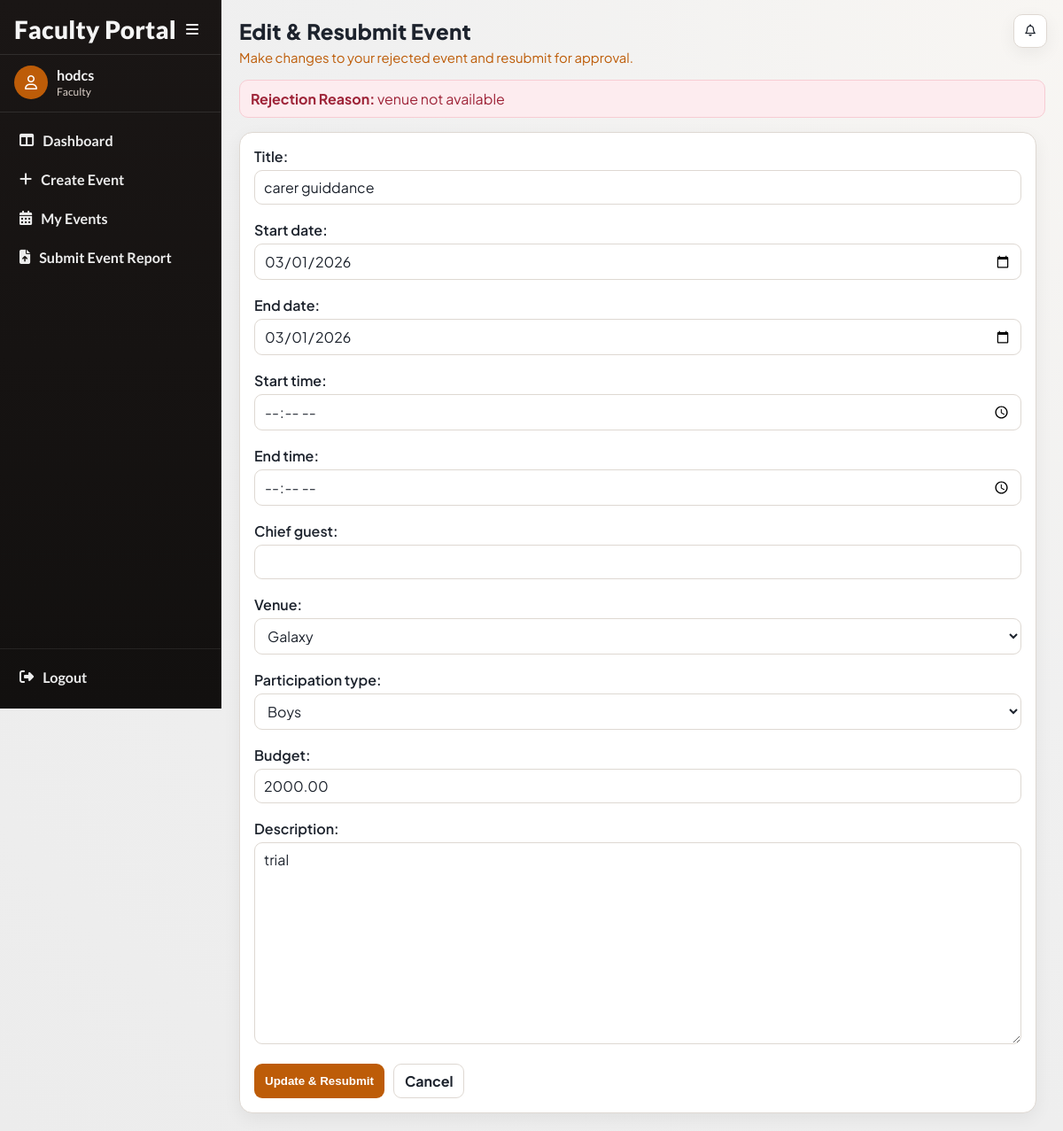
Page /events/edit-event/5/ (signed in) on the committed database.
### accounts/models.py (models this page shows, shortened)
class User(AbstractUser):
    ROLE_CHOICES = (
        ('faculty', 'Faculty'),
        ('principal', 'Principal'),
        ('admin', 'Admin'),
    )
    SUB_ROLE_CHOICES = (
        ('hod', 'HOD'),
        ('nss', 'NSS In-Charge'),
        ('ncc', 'NCC In-Charge'),
        ('union', 'Union In-Charge'),
        ('other', 'Other In-Charge'),
    )
    role = models.CharField(max_length=20, choices=ROLE_CHOICES)
    sub_role = models.CharField(
        max_length=20,
        choices=SUB_ROLE_CHOICES,
        blank=True,
        null=True
    )
    department = models.ForeignKey(
    'events.Department',
    on_delete=models.SET_NULL,
    null=True,
    blank=True
    )

### events/models.py (models this page shows, shortened)
class Event(models.Model):
    CATEGORY_CHOICES = (
        ('department', 'Department'),
        ('nss', 'NSS'),
        ('ncc', 'NCC'),
        ('union', 'Union'),
        ('other', 'Other'),
    )
    PARTICIPATION_CHOICES = (
        ('boys', 'Boys'),
        ('girls', 'Girls'),
        ('mixed', 'Mixed'),
    )
    STATUS_CHOICES = (
        ('pending', 'Pending Approval'),
        ('approved', 'Approved'),
        ('rejected', 'Rejected'),
        ('completed', 'Completed'),
        ('verified', 'Verified'),
        ('cancelled', 'Cancelled'),
    )
    title = models.CharField(max_length=200)
    category = models.CharField(max_length=20, choices=CATEGORY_CHOICES)
    created_by = models.ForeignKey(
        settings.AUTH_USER_MODEL,
        on_delete=models.CASCADE
    )
    department = models.ForeignKey(
    Department,
    on_delete=models.SET_NULL,
    null=True,
    blank=True
    )
    participation_type = models.CharField(
        max_length=20,
        choices=PARTICIPATION_CHOICES
    )
    chief_guest = models.CharField(max_length=200, blank=True, null=True)
    budget = models.DecimalField(max_digits=10, decimal_places=2)
    venue = models.ForeignKey(
    Venue,
    on_delete=models.PROTECT
    )
    start_date = models.DateField()
    end_date = models.DateField()
    start_time = models.TimeField(null=True, blank=True)
    end_time = models.TimeField(null=True, blank=True)
    description = models.TextField()
    tags = models.ManyToManyField(Tag, blank=True)
    status = models.CharField(
        max_length=20,
        choices=STATUS_CHOICES,
        default='pending'
    )
    principal_remark = models.TextField(blank=True, null=True)
    created_at = models.DateTimeField(auto_now_add=True)
    report_text = models.TextField(blank=True, null=True)
    attendance_file = models.FileField(
        upload_to='attendance/',
        blank=True,
        null=True
    )
    completed_at = models.DateTimeField(blank=True, null=True)

### events/views.py (the view)
# urls.py: path('edit-event/<int:event_id>/', views.edit_event, name='edit_event'),
@login_required(login_url='/login/')
def edit_event(request, event_id):
    event = get_object_or_404(Event, id=event_id)
    if event.created_by != request.user:
        return redirect('faculty_dashboard')
    if event.status != 'rejected':
        messages.error(request, "Only rejected events can be edited.")
        return redirect('faculty_dashboard')
    if request.method == "POST":
        form = EventForm(request.POST, instance=event, user=request.user)
        if form.is_valid():
            event = form.save(commit=False)
            event.status = 'pending'
            event.principal_remark = ''
            event.save()
            form.save_m2m()
            principal = User.objects.filter(role='principal').first()
            if principal:
                notify(
                    recipient=principal,
                    sender=request.user,
                    event=event,
                    type='submitted',
                    message=f"Event '{event.title}' has been resubmitted after changes."
                )
            messages.success(request, "Event updated and resubmitted.")
            return redirect('faculty_dashboard')
    else:
        form = EventForm(instance=event, user=request.user)
    return render(request, 'events/edit_event.html', {
        'form': form,
        'event': event
    })

### events/forms.py (shortened to what this page needs)
class EventForm(forms.ModelForm):
    class Meta:
        model = Event
        fields = [
            'title',
            'start_date',
            'end_date',
            'start_time',
            'end_time',
            'chief_guest',
            'venue',
            'department',
            'participation_type',
            'budget',
            'description',
        ]
        widgets = {
            'start_date': forms.DateInput(attrs={'type': 'date'}),
            'end_date': forms.DateInput(attrs={'type': 'date'}),
            'start_time': forms.TimeInput(attrs={'type': 'time'}),
            'end_time': forms.TimeInput(attrs={'type': 'time'}),
        }
    def __init__(self, *args, **kwargs):
        user = kwargs.pop('user', None)
        super().__init__(*args, **kwargs)
        if user:
            self.fields['department'].widget=forms.HiddenInput()
            if 'category' in self.fields:
                    self.fields['category'].widget=forms.HiddenInput()

### events/models.py (called while the page is built)
    def __str__(self):
        return self.name

### events/templates/events/edit_event.html (shortened to what this page needs)
{% extends "base.html" %}
{% block page_title %}Edit & Resubmit Event{% endblock %}
{% block page_subtitle %}Make changes to your rejected event and resubmit for approval.{% endblock %}
{% block content %}
{% if event.principal_remark %}
<div class="message error" style="margin-bottom: 16px;">
    <strong>Rejection Reason:</strong> {{ event.principal_remark }}
</div>
{% endif %}
<section class="panel" style="max-width: 900px;">
    <form method="POST" id="edit-form">
        {{ form.as_p }}
        <div style="display: flex; gap: 10px; margin-top: 8px;">
            <button class="btn" type="submit">Update & Resubmit</button>
            <a class="btn secondary" href="{% url 'faculty_dashboard' %}">Cancel</a>
        </div>
    </form>
</section>
{% endblock %}

### accounts/templates/base.html (shortened to what this page needs)
<!DOCTYPE html>
<html lang="en">
<head>
    <link rel="stylesheet" href="https://cdnjs.cloudflare.com/ajax/libs/font-awesome/6.5.2/css/all.min.css">
</head>
<body class="{% if request.user.is_authenticated %}has-sidebar{% endif %}">
    <div class="app">
        {% if request.user.is_authenticated %}
            <aside class="sidebar">
                <div class="sidebar-head">
                    <div class="brand">
                        {% if request.user.role == "principal" %}
                            Principal Portal
                        {% elif request.user.role == "faculty" %}
                            Faculty Portal
                        {% else %}
                            Event Portal
                        {% endif %}
                    </div>
                    <button class="collapse-toggle" id="sidebarCollapseToggle" type="button">
                        <i class="fa-solid fa-bars"></i>
                    </button>
                </div>
                <div class="sidebar-user">
                    <div class="avatar"><i class="fa-regular fa-user"></i></div>
                    <div class="user-meta">
                        <div class="user-name">{{ request.user.get_full_name|default:request.user.username }}</div>
                        <div class="user-role">{{ request.user.get_role_display|default:"User" }}</div>
                    </div>
                </div>
                <ul class="nav-list">
                    {% if request.user.role == "principal" %}
                        <li><a class="nav-link {% if active_nav == 'principal-dashboard' or request.resolver_match.url_name == 'principal_dashboard' %}active{% endif %}" href="{% url 'principal_dashboard' %}" title="Dashboard"><i class="fa-solid fa-table-columns"></i><span class="nav-text">Dashboard</span></a></li>
                        <li><a class="nav-link {% if active_nav == 'principal-pending' or request.resolver_match.url_name == 'principal_pending_events' %}active{% endif %}" href="{% url 'principal_pending_events' %}" title="Pending Approvals"><i class="fa-regular fa-clock"></i><span class="nav-text">Pending Approvals</span></a></li>
                        <li><a class="nav-link {% if active_nav == 'principal-approved' or request.resolver_match.url_name == 'principal_approved_events' %}active{% endif %}" href="{% url 'principal_approved_events' %}" title="Approved Events"><i class="fa-regular fa-circle-check"></i><span class="nav-text">Approved Events</span></a></li>
                        <li><a class="nav-link {% if active_nav == 'principal-verify' or request.resolver_match.url_name == 'principal_verify_list' %}active{% endif %}" href="{% url 'principal_verify_list' %}" title="Verify Events"><i class="fa-solid fa-list-check"></i><span class="nav-text">Verify Events</span></a></li>
                        <li><a class="nav-link {% if active_nav == 'principal-rejected' or request.resolver_match.url_name == 'principal_rejected_events' %}active{% endif %}" href="{% url 'principal_rejected_events' %}" title="Rejected Events"><i class="fa-regular fa-circle-xmark"></i><span class="nav-text">Rejected Events</span></a></li>
                        <li><a class="nav-link {% if active_nav == 'principal-all' or request.resolver_match.url_name == 'view_all_events' %}active{% endif %}" href="{% url 'view_all_events' %}" title="All Events"><i class="fa-regular fa-calendar-days"></i><span class="nav-text">All Events</span></a></li>
                        <li><a class="nav-link {% if active_nav == 'principal-analytics' or request.resolver_match.url_name == 'analytics_dashboard' %}active{% endif %}" href="{% url 'analytics_dashboard' %}" title="Analytics"><i class="fa-solid fa-chart-line"></i><span class="nav-text">Analytics</span></a></li>
                    {% elif request.user.role == "faculty" %}
                        <li><a class="nav-link " href="{% url 'faculty_dashboard' %}" title="Dashboard"><i class="fa-solid fa-table-columns"></i><span class="nav-text">Dashboard</span></a></li>
                        <li><a class="nav-link " href="{% url 'create_event' %}" title="Create Event"><i class="fa-solid fa-plus"></i><span class="nav-text">Create Event</span></a></li>
                        <li><a class="nav-link " href="{% url 'faculty_filter_events' %}" title="My Events"><i class="fa-solid fa-calendar-days"></i><span class="nav-text">My Events</span></a></li>
                        <li><a class="nav-link {% if active_nav == 'faculty-post-due' %}active{% endif %}" href="{% url 'faculty_post_due_events' %}" title="Submit Event Report"><i class="fa-solid fa-file-arrow-up"></i><span class="nav-text">Submit Event Report</span></a></li>
                    {% endif %}
                </ul>
                <div class="sidebar-foot">
                    <a class="nav-link" href="{% url 'logout' %}" title="Logout">
                        <i class="fa-solid fa-right-from-bracket"></i>
                        <span class="nav-text">Logout</span>
                    </a>
                </div>
            </aside>
            <div class="notif-fab" id="notifFab">
                <div style="position:relative;">
                    <button class="nav-icon-btn" id="notifToggle" type="button" aria-label="Notifications">
                        <i class="fa-regular fa-bell"></i>
                    </button>
                </div>
            </div>
        {% endif %}
        <main class="main">
            <header class="page-head">
                <h1 class="page-title">{% block page_title %}College Event System{% endblock %}</h1>
                <p class="page-subtitle">{% block page_subtitle %}{% endblock %}</p>
            </header>
            {% block content %}{% endblock %}
        </main>
    </div>
</body>
</html>

### accounts/templates/base.html (style rules this page uses)
:root { --bg: #f3f3f3; --sidebar-1: #1a1615; --sidebar-2: #12100f; --surface: #ffffff; --surface-muted: #f7f4f1; --line: #ded8d2; --text: #1d232d; --text-soft: #6f7a85; --accent: #bd5c08; --accent-soft: #f9e8da; --success: #0f9b72; --danger: #d13f4b; --radius: 15px; --shadow: 0 6px 20px rgba(13, 13, 13, 0.06); }
* { box-sizing: border-box; }
body { margin: 0; font-family: "Plus Jakarta Sans", sans-serif; background: radial-gradient(circle at top right, #f8f6f3 0, #f0f0f0 45%, #ececec 100%); color: var(--text); }
a { color: inherit; text-decoration: none; }
.app { min-height: 100vh; }
.sidebar { position: fixed; top: 0; left: 0; z-index: 40; width: 250px; height: 100vh; background: linear-gradient(180deg, var(--sidebar-1) 0%, var(--sidebar-2) 100%); color: #f5f5f5; display: flex; flex-direction: column; border-right: 1px solid rgba(255, 255, 255, 0.08); transition: transform .25s ease, width .25s ease; font-family: "Lato", sans-serif; }
.sidebar-head { display: flex; align-items: center; justify-content: space-between; padding: 17px 16px 12px; border-bottom: 1px solid rgba(255, 255, 255, 0.1); }
.brand { font-size: 28px; font-weight: 800; line-height: 1; letter-spacing: .2px; transition: opacity .2s ease; }
.collapse-toggle { border: none; background: transparent; color: #efefef; width: 32px; height: 32px; border-radius: 8px; cursor: pointer; display: grid; place-items: center; font-size: 16px; }
.sidebar-user { display: flex; align-items: center; gap: 10px; padding: 12px 16px 14px; border-bottom: 1px solid rgba(255, 255, 255, 0.1); }
.avatar { width: 38px; height: 38px; border-radius: 50%; background: var(--accent); color: #fff; display: grid; place-items: center; font-size: 16px; }
.user-name { font-weight: 700; font-size: 1.01rem; line-height: 1.2; }
.user-role { font-size: 12px; color: #dbd0c8; margin-top: 2px; }
.nav-list { list-style: none; padding: 12px 10px; margin: 0; display: grid; gap: 5px; }
.nav-link { display: flex; align-items: center; gap: 10px; padding: 10px 12px; border-radius: 11px; color: #ececec; font-weight: 700; font-size: 1.01rem; transition: all .2s ease; }
.sidebar-foot { margin-top: auto; padding: 12px 10px 16px; border-top: 1px solid rgba(255, 255, 255, 0.08); }
.main { margin-left: 0; min-height: 100vh; padding: 20px; transition: margin-left .25s ease; }
body.has-sidebar .main { margin-left: 250px; }
.notif-fab { position: fixed; top: 16px; right: 18px; z-index: 50; display: none; }
.nav-icon-btn { position: relative; display: inline-grid; place-items: center; width: 38px; height: 38px; border-radius: 10px; border: 1px solid var(--line); background: #fff; color: var(--text); cursor: pointer; box-shadow: var(--shadow); }
.page-head { margin-bottom: 16px; }
.page-title { margin: 0; font-size: clamp(1.35rem, 2vw, 1.95rem); font-weight: 800; letter-spacing: 0.2px; }
.page-subtitle { margin: 6px 0 0; color: var(--accent); font-size: .93rem; }
.panel { background: var(--surface); border: 1px solid var(--line); border-radius: var(--radius); box-shadow: var(--shadow); padding: 16px; }
.btn { border: none; border-radius: 9px; background: var(--accent); color: #fff; padding: 8px 12px; font-weight: 700; cursor: pointer; }
.btn.secondary { border: 1px solid var(--line); background: var(--surface); color: var(--text); }
form { margin: 0; }
input, select, textarea { width: 100%; margin-top: 5px; margin-bottom: 8px; padding: 8px 10px; border-radius: 9px; border: 1px solid var(--line); background: #fff; font: inherit; color: var(--text); }
textarea { min-height: 110px; resize: vertical; }
.message { border-radius: 10px; padding: 10px 12px; margin-bottom: 10px; border: 1px solid var(--line); }
.message.error { background: #fdecef; border-color: #f7ccd3; color: #9e2438; }

### events/templates/events/edit_event.html (style rules this page uses)
#edit-form p { margin: 0 0 10px; }
#edit-form label { font-weight: 600; }

### rows in the picture
User: user.get_full_name "hodcs", user.role "Faculty"
Event: principal_remark "venue not available", title "carer guiddance", start_date "03/01/2026", end_date "03/01/2026", venue "Galaxy", participation_type "Boys", budget "2000.00", description "trial"
